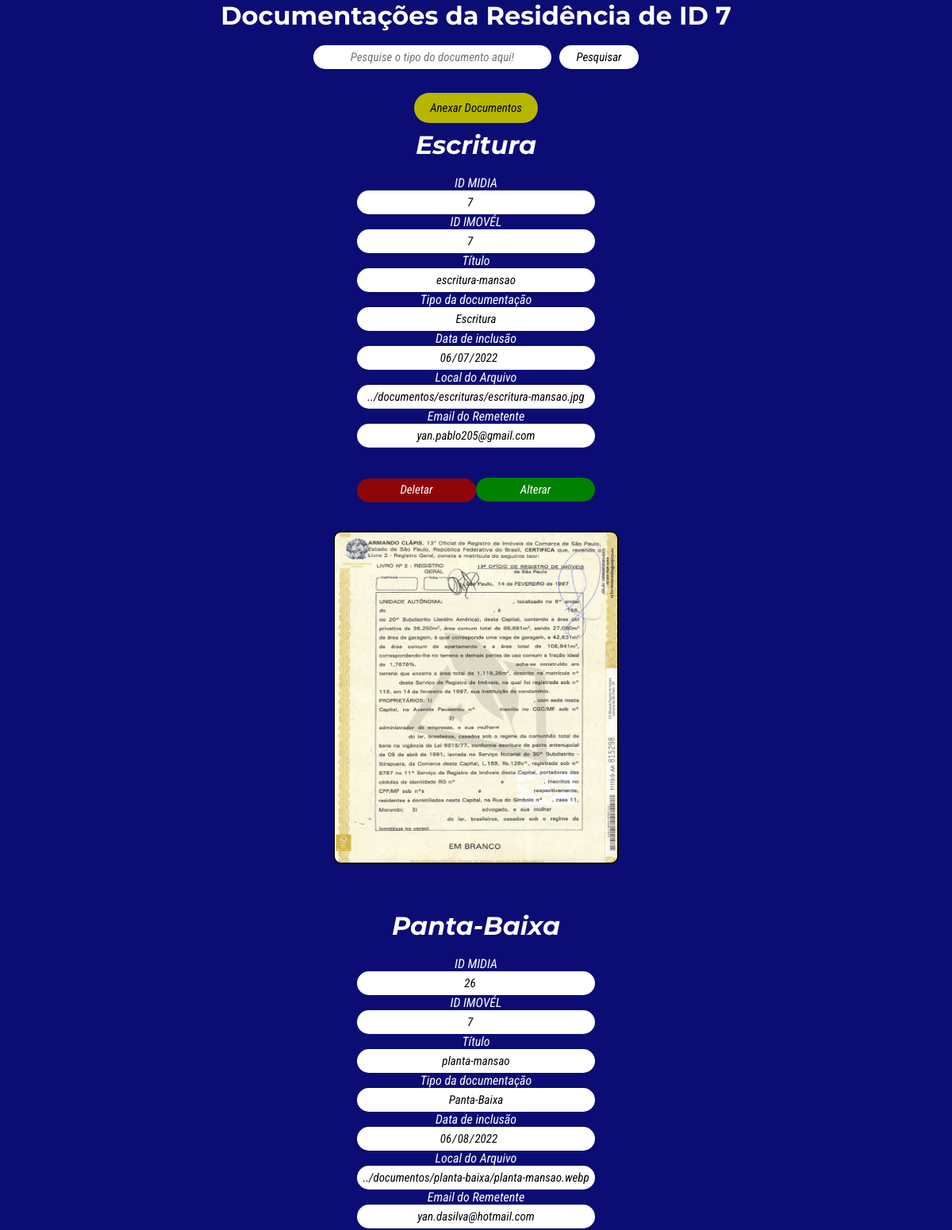
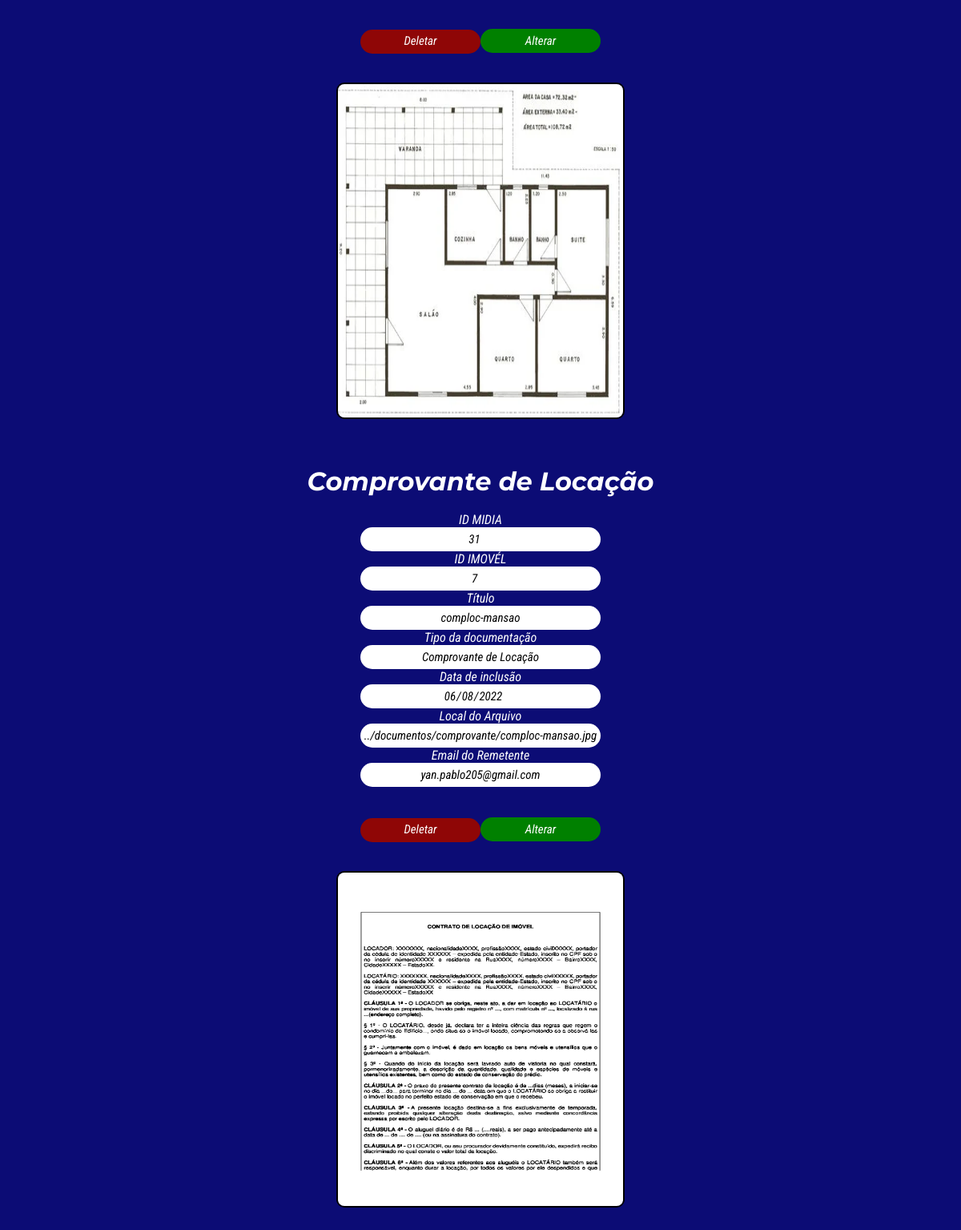
/php/imoveis-midias.php?imo_id=7, run on the app's committed database (2 pictures, top to bottom).
### tables this page shows
CREATE TABLE IF NOT EXISTS `midias` (
  `mid_id` int(11) NOT NULL AUTO_INCREMENT,
  `imo_id` int(11) NOT NULL,
  `mid_tipo` varchar(200) NOT NULL,
  `mid_titulo` varchar(100) NOT NULL,
  `mid_caminho` varchar(120) NOT NULL,
  `mid_data_up` date NOT NULL,
  `mid_email_user` varchar(100) NOT NULL,
  PRIMARY KEY (`mid_id`),
  KEY `imo_id` (`imo_id`)
);

### php/imoveis-midias.php (the view, shortened to what this page needs)
<!DOCTYPE html>
<html lang="en">
<head>
    <link rel="stylesheet" href="../css/imoveis-midias.css">
</head>
<body>
<center>
<?php
$cnx = new mysqli('localhost', 'root', '', 'imobiliaria');
$id = $_GET["imo_id"];
echo "<h1>Documentações da Residência de ID $id</h1><br>";
echo"<form method='post' action=''>";
echo"<input type='text' name='pesquisa' class='pesquisa'  placeholder='Pesquise o tipo do documento aqui!'>";
echo"<input type='submit' name='bt' class='botao' value='Pesquisar'>";
echo "</form>";
echo "<a class='imoveis-anexar' id='imoveis-anexar' href='../php/midias-cadastro.php'>Anexar Documentos</a><br><br>";
if(isset($_POST['bt'])){
    $pesquisa = $_POST['pesquisa'];
    if($pesquisa == ''){
        $sql = "SELECT * FROM midias WHERE imo_id = $id ";
    }else
    $sql = "SELECT * FROM midias WHERE mid_tipo LIKE \"%$pesquisa%\" ";
}else
$sql = "SELECT * FROM midias WHERE imo_id = $id ";
$result = mysqli_query($cnx, $sql);
while($obj = mysqli_fetch_array($result)){
    $id_midia = $obj[0];
    $id_imovel = $obj[1];
    $tipo = $obj[2];
    $local = $obj[4];
    $titulo = $obj[3];
    $data = $obj[5];
    $email = $obj[6];
    echo "<form method='post' action='../php/midias-alterar.php'>";
    echo "<h1>$tipo</h1><br>";
    echo "ID MIDIA<br><input type='number' name='id_midia' value='$id_midia' readonly><br>";
    echo "ID IMOVÉL<br><input type='number' name='id_imovel' value='$id_imovel' readonly><br>";
    echo "Título<br><input type='text' name='titulo' value='$titulo'><br>";
    echo "Tipo da documentação<br><input type='text' name='tipo' value='$tipo'><br>";
    echo "Data de inclusão<br><input type='date' name='data' value='$data' readonly><br>";
    echo "Local do Arquivo<br><input type='text' name='local' value='$local'><br>";
    echo "Email do Remetente<br><input type='text' name='email' value='$email'><br><br><br>";
    echo "<a href='midias-excluir.php?mid_id=$id_midia' class='deletar'>Deletar</a>";
    echo "<input type='submit' value='Alterar' class='alterar' href='midias-alterar.php?mid_id=$id_midia'></form><br><br>";
    echo "<img src='$local' class='midia-arquivo'><br><br><br><br>";
}
?>
</center>
</body>
</html>

### css/imoveis-midias.css (style rules this page uses)
* { box-sizing: border-box; left: 0; top: 0; margin:0; }
body { background-color: rgb(12, 12, 117); }
h1 { color: white; font-family: 'Montserrat', sans-serif; }
form { color: white; font-family: 'Roboto Condensed', sans-serif; font-style: italic; }
.midia-arquivo { position: relative; width: 30vw; height: 35vw; border-radius: 10px; border: 2px solid #000000; }
input[type='text'] { position: relative; width: 300px; height: 30px; font-style: italic; font-family: 'Roboto Condensed', sans-serif; text-align: center; border-radius: 30px; color: black; font-size: 15px; border: none; }
.alterar { border-radius: 30px; border: none; background-color: green; color: white; position: relative; font-size: 15px; width: 150px; height: 30px; font-family: 'Roboto Condensed', sans-serif; font-style: italic; text-align: center; }
.deletar { position: relative; display: inline-block; width: 150px; height: 30px; border-radius: 30px; padding-top: 5px; font-size: 15px; text-decoration: none; color: white; background-color: rgb(143, 6, 6); }
input[type='number'] { border-radius: 30px; position: relative; width: 300px; font-size: 15px; height: 30px; font-family: 'Roboto Condensed', sans-serif; font-style: italic; border: none; text-align: center; }
input[type='date'] { border-radius: 30px; position: relative; width: 300px; height: 30px; font-size: 15px; font-family: 'Roboto Condensed', sans-serif; font-style: italic; text-align: center; border: none; }
.imoveis-anexar { position: relative; top:20px ; display: inline-block; margin: 10px; padding: 10px 20px; background-color: rgb(182, 182, 0); font-size: 15px; font-family: 'Roboto Condensed', sans-serif; font-style: italic; color: rgb(0, 0, 0); text-decoration: none; border-radius: 30px; }
.botao { position: relative; background-color: rgb(255, 255, 255); color: black; width: 100px; height: 30px; font-size: 15px; font-family: 'Roboto Condensed', sans-serif; font-style: italic; border-radius: 30px; border:none; margin-left: 10px; }

### data on the page
midias: mid_tipo "Escritura", id_midia "7", id_imovel "7", titulo "escritura-mansao", tipo "Escritura", data "06/07/2022", local "../documentos/escrituras/escritura-mansao.jpg", email "yan.pablo205@gmail.com", mid_caminho (picture)
midias: mid_tipo "Panta-Baixa", id_midia "26", id_imovel "7", titulo "planta-mansao", tipo "Panta-Baixa", data "06/08/2022", local "../documentos/planta-baixa/planta-mansao.webp", email "yan.dasilva@hotmail.com", mid_caminho (picture)
midias: mid_tipo "Comprovante de Locação", id_midia "31", id_imovel "7", titulo "comploc-mansao", tipo "Comprovante de Locação", data "06/08/2022", local "../documentos/comprovante/comploc-mansao.jpg", email "yan.pablo205@gmail.com", mid_caminho (picture)

### other printed values
$id "7"
